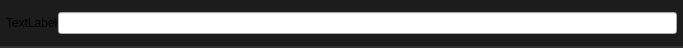
<?xml version="1.0" encoding="UTF-8"?>
<ui version="4.0">
 <class>PropertyWidet</class>
 <widget class="QWidget" name="PropertyWidet">
  <property name="geometry">
   <rect>
    <x>0</x>
    <y>0</y>
    <width>683</width>
    <height>48</height>
   </rect>
  </property>
  <property name="minimumSize">
   <size>
    <width>0</width>
    <height>48</height>
   </size>
  </property>
  <property name="maximumSize">
   <size>
    <width>16777215</width>
    <height>48</height>
   </size>
  </property>
  <property name="windowTitle">
   <string>Form</string>
  </property>
  <property name="styleSheet">
   <string notr="true"/>
  </property>
  <layout class="QHBoxLayout" name="horizontalLayout">
   <property name="spacing">
    <number>0</number>
   </property>
   <property name="leftMargin">
    <number>0</number>
   </property>
   <property name="topMargin">
    <number>0</number>
   </property>
   <property name="rightMargin">
    <number>0</number>
   </property>
   <property name="bottomMargin">
    <number>0</number>
   </property>
   <item>
    <widget class="QFrame" name="frame">
     <property name="styleSheet">
      <string notr="true">.QFrame {
    font: 580 10pt &quot;Segoe UI&quot;;
    border: 2px solid black;
    border-radius: 0px;
    border-left: 0px;
    border-right: 0px;
	border-top: 0px;
    border-color: rgba(50, 50, 50, 255);
    padding: 8px;
    padding-left: 6px;
    padding-right: 6px;
    color: #E3E3E3;
    background-color: #1C1C1C;
}

.QFrame::hover {
}
.QFrame::selected {
    background-color: #414956;
}</string>
     </property>
     <property name="frameShape">
      <enum>QFrame::StyledPanel</enum>
     </property>
     <property name="frameShadow">
      <enum>QFrame::Raised</enum>
     </property>
     <property name="lineWidth">
      <number>0</number>
     </property>
     <layout class="QHBoxLayout" name="horizontalLayout_2">
      <property name="spacing">
       <number>0</number>
      </property>
      <property name="leftMargin">
       <number>0</number>
      </property>
      <property name="topMargin">
       <number>0</number>
      </property>
      <property name="rightMargin">
       <number>0</number>
      </property>
      <property name="bottomMargin">
       <number>0</number>
      </property>
      <item>
       <widget class="QLabel" name="label">
        <property name="text">
         <string>TextLabel</string>
        </property>
        <property name="textFormat">
         <enum>Qt::AutoText</enum>
        </property>
        <property name="wordWrap">
         <bool>false</bool>
        </property>
       </widget>
      </item>
      <item>
       <widget class="QLineEdit" name="lineEdit"/>
      </item>
     </layout>
    </widget>
   </item>
  </layout>
 </widget>
 <resources/>
 <connections/>
</ui>
